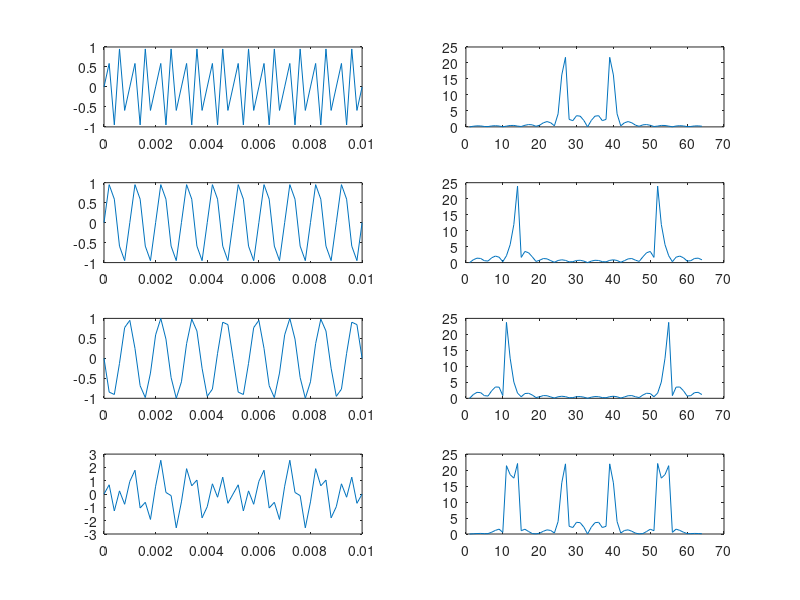

The MATLAB script that drew this image:
Fs=5000;
Ts=1/Fs;
L=50;
t=(0:L)*Ts;
 
y1=sin(2*pi*2000*t);
y2=sin(2*pi*1000*t);
y3=sin(2*pi*4200*t);
y4=y1+y2+y3;
 
subplot(4,2,1)
plot(t,y1);
subplot(4,2,3)
plot(t,y2);
subplot(4,2,5)
plot(t,y3);
subplot(4,2,7)
plot(t,y4);
 
nfft=length(y1);
nfft2=2^nextpow2(nfft);
 
ff1=fft(y1,nfft2);
ff2=fft(y2,nfft2);
ff3=fft(y3,nfft2);
ff4=fft(y4,nfft2);
 
subplot(4,2,2)
plot(abs(ff1));
subplot(4,2,4)
plot(abs(ff2));
subplot(4,2,6)
plot(abs(ff3));
subplot(4,2,8)
plot(abs(ff4));
